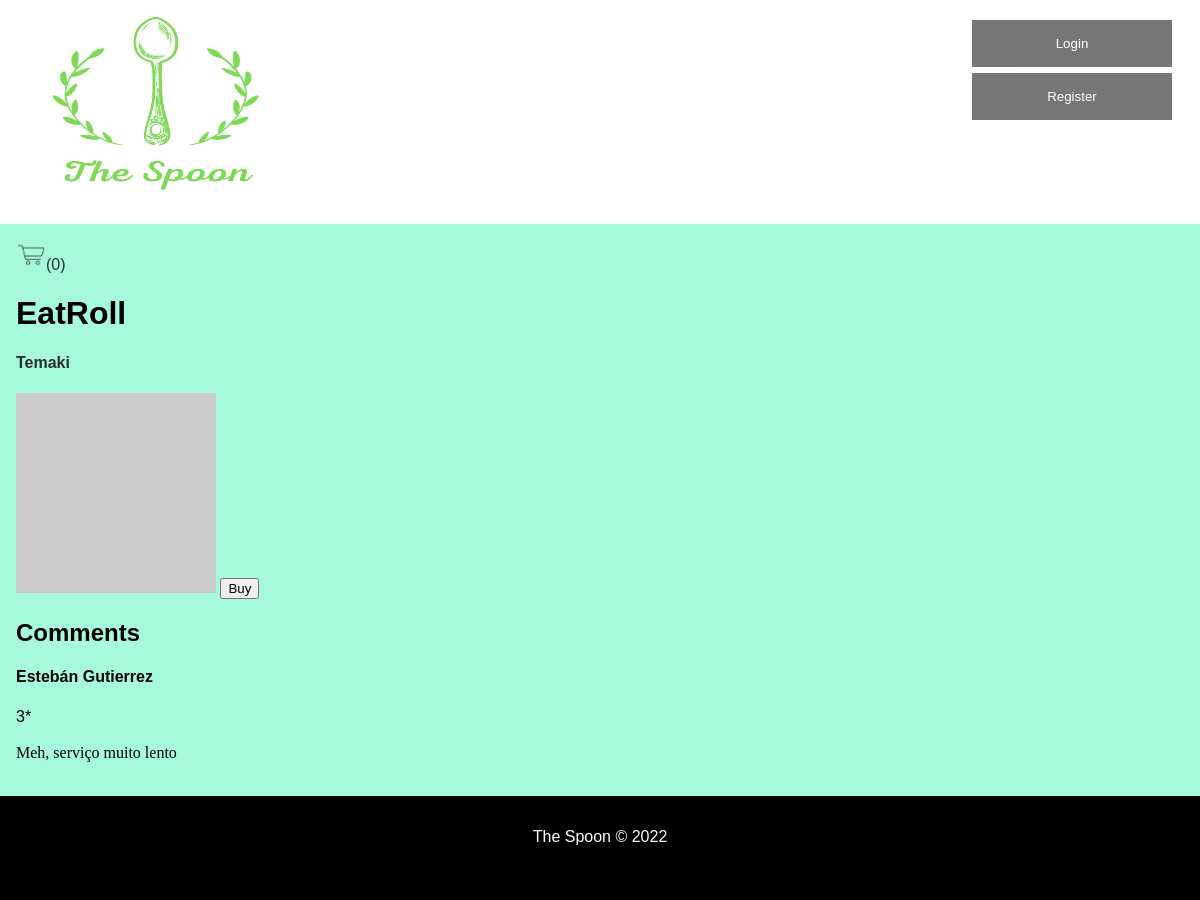
Screenshot of /restaurant.php?id=1 with the database file from the repository.
### tables this page shows
CREATE TABLE Restaurant (
	idRestaurant 		INTEGER PRIMARY KEY,
	Name 			VARCHAR NOT NULL,
	idUser		INTEGER NOT NULL 	CONSTRAINT fk_restaurant_iduser REFERENCES User (idUser)
												ON DELETE CASCADE ON UPDATE CASCADE,
	idRestCategory		INTEGER NOT NULL 	CONSTRAINT fk_restaurant_idrestcategory REFERENCES RestCategory (idRestCategory)
												ON DELETE CASCADE ON UPDATE CASCADE,
	Photo			VARCHAR	DEFAULT '',
	Description		VARCHAR DEFAULT '',
	idAddress		INTEGER NOT NULL 	CONSTRAINT fk_restaurant_idaddress REFERENCES Address (idAddress)
												ON DELETE CASCADE ON UPDATE CASCADE
);

CREATE TABLE MenuItem (
	idMenuItem	 	INTEGER PRIMARY KEY,
	Name 			VARCHAR 	NOT NULL,
	Price 			INTEGER NOT NULL,
	Photo			VARCHAR	DEFAULT '',
	idMenu			INTEGER NOT NULL 	CONSTRAINT fk_menuitem_idmenu 	REFERENCES Menu (idMenu)
												ON DELETE CASCADE ON UPDATE CASCADE
);

CREATE TABLE Evaluation (
	idEvaluation		INTEGER PRIMARY KEY,
	idUser 		VARCHAR NOT NULL 	CONSTRAINT fk_evaluation_idUser REFERENCES User (idUser) 
												ON DELETE CASCADE ON UPDATE CASCADE,
	idRestaurant	 	INTEGER NOT NULL 	CONSTRAINT fk_evaluation_idrestaurant REFERENCES Restaurant (idRestaurant) 
												ON DELETE CASCADE ON UPDATE CASCADE,
	Rating 		INTEGER NOT NULL,
	Message		VARCHAR DEFAULT '',
	Comments		VARCHAR DEFAULT '',
	CONSTRAINT evaluation_rating CHECK ((Rating >= 0) and (Rating <= 5))					
);

CREATE TABLE User (
	idUser			INTEGER PRIMARY KEY,
	Email			VARCHAR NOT NULL UNIQUE,
	Password		VARCHAR NOT NULL,
	Phone 			INTEGER UNIQUE,
	Name 			VARCHAR NOT NULL,
	RestOwner       BOOLEAN DEFAULT FALSE,
	idAddress		INTEGER		CONSTRAINT fk_user_idaddress REFERENCES Address (idAddress)
												ON DELETE SET NULL ON UPDATE CASCADE
);

### restaurant.php (called while the page is built, shortened)
<?php
  require_once('database/connection.php');
  require_once('database/restaurant.class.php');
  require_once('database/menu.class.php');
  require_once('database/review.class.php');
  require_once('templates/common.tpl.php');
  require_once('templates/restaurant.tpl.php');
  $db = getDatabaseConnection();
  $restaurant = Restaurant::getRestaurant($db, intval($_GET['id']));
  $menu = Menu::getMenu($db, intval($_GET['id']));
  $comments = Review::getReviewsFromRestaurant($db, intval($_GET['id']));
  $user = User::getRestaurantOwner($db, $restaurant->id);
  drawRestaurant($restaurant, $user, $menu, $comments);
?>

### database/restaurant.class.php (called while the page is built, shortened)
<?php
  class Restaurant {
    public function __construct(int $id, string $name, string $description) {
      $this->name = $name;
    }
    static function getRestaurant(PDO $db, int $id) : Restaurant {
      $stmt = $db->prepare('SELECT idRestaurant, Name, Description FROM Restaurant WHERE idRestaurant = ?');
      $stmt->execute(array($id));
      $restaurant = $stmt->fetch();
      return new Restaurant(
        (int)$restaurant['idRestaurant'],
        $restaurant['Name'],
        $restaurant['Description']
      );
    }
  }
?>

### database/menu.class.php (called while the page is built, shortened)
<?php
  class Menu {
    static function getMenu(PDO $db, int $id) : array {
        $stmt = $db->prepare('SELECT idMenuItem, Name, Price, Photo FROM MenuItem JOIN Menu USING (idMenu) WHERE idRestaurant = ?');
        $stmt->execute(array($id));
        $menu = array();
        while ($menuItem = $stmt->fetch()) {
          $menu[] = new MenuItem(
            (int) $menuItem['idMenuItem'],
            $menuItem['Name'],
            (int) $menuItem['Price'],
            $menuItem['Photo']
          );
        }
        return $menu;
    }
  }
  class MenuItem {
    public function __construct(int $id, string $name, int $price, string $photo)
    {
      $this->id = $id;
      $this->name = $name;
      $this->photo = $photo;
    }
  }
?>

### database/review.class.php (called while the page is built, shortened)
<?php
  require_once('database/user.class.php');
  class Review {
    public function __construct(int $id, int $rating, string $comment, string $nameUser, string $answer, string $nameOwner) {
      $this->rating = $rating;
      $this->comment = $comment;
      $this->nameUser = $nameUser;
    }
    static function getReviewsFromRestaurant(PDO $db, int $id) : array {
      $stmt = $db->prepare('SELECT idEvaluation, Rating, Message, idUser, Comments, idRestaurant  FROM Evaluation WHERE idRestaurant = ?');
      $stmt->execute(array($id));
      $stmt2 = $db->prepare('SELECT idUser, idRestaurant FROM Restaurant WHERE idRestaurant = ?');
      $stmt2->execute(array($id));
      $restOwner = User::getUser($db, intval($stmt2->fetch()['idUser']));
      $reviews = array();
      while ($review = $stmt->fetch()) {
        $user = User::getUser($db, intval($review['idUser']));
        $reviews[] = new Review(
          (int) $review['idEvaluation'],
          (int) $review['Rating'],
          $review['Message'],
          $user->name,
          $review['Comments'],
          $restOwner->name()
        );
      }
      return $reviews;
    }
  }
?>

### database/user.class.php (called while the page is built, shortened)
<?php
  class User {
    static function getUser(PDO $db, int $id): User {
      $stmt = $db->prepare('
        SELECT idUser, Email, Name, Street, City, State, PostalCode, Phone, RestOwner
        FROM User JOIN Address USING (idAddress)
        WHERE idUser = ?
      ');
      $stmt->execute(array($id));
      $user = $stmt->fetch();
      return new User
     (
        (int)$user['idUser'],
        $user['Email'],
        $user['Name'],
        $user['Street'],
        $user['City'],
        $user['State'],
        (int)$user['PostalCode'],
        (int)$user['Phone'],
        (bool)$user['RestOwner']
      );
    }
  }
?>

### templates/restaurant.tpl.php (the view, shortened to what this page needs)
<?php function drawRestaurant(Restaurant $restaurant, User $restOwner, array $menuItems, array $comments) { ?>
  <h1><?=$restaurant->name?></h1>
  <section id="menuItems">
    <?php foreach ($menuItems as $menuItem) { ?>
      <article>
        <a href="item.php?id=<?=$menuItem->id?>">
        <h4><?=$menuItem->name?></h4>
        <img src=<?=$menuItem->photo?> alt="item image" width="200" height="200"></a>
        <button>Buy</button>
      </article>
    <?php } ?>
  </section>
  <section id="comments">
    <?php if(count($comments) != 0 || isset($_SESSION['id'])) { ?>
    <h2>Comments</h2>
    <?php foreach ($comments as $comment) { ?>
      <?php if($comment->comment != '') { ?>
        <article class="comment">
          <span class="user"><h4><?=$comment->nameUser?></h4></span>
          <span class="rating"><?=$comment->rating?>*</span>
          <p><?=$comment->comment?></p>
        </article>
    <?php } } } ?>
  </section>
<?php } ?>

### css/style.css (style rules this page uses)
a:not(.loginLink), a:not(.registerLink) { text-decoration: none; color: #2a2f33; }
body { font-family: "Poppins", sans-serif; }
p { font-family: "Lora", serif; line-height: 1.4em; }

### css/layout.css (style rules this page uses)
body { background-color: #a7f9db; margin: 0 auto; display: flex; min-height: 100vh; flex-direction: column; }

### rows the page displays
restaurant: Name "EatRoll"
menuitem: Name "Temaki"
evaluation: idUser.Name "Estebán Gutierrez", Rating "3", Message "Meh, serviço muito lento"
